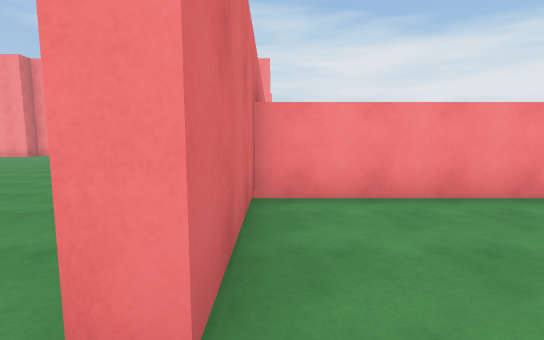
View 1 (above)

24 first-person views from a walk through a Unity game level. The camera is 1.5 m above the floor, tilts 6° down and sees 90° across. The floor is counted in squares, 2 m on a side. Each view is taken from the middle of a square. On the plan, view 1 faces up. The plan holds only what a view shows up to about 10 squares ahead; the rest is blank. The place goes on beyond the plan. The player is left out. Surface patterns are stand-ins for the level's own textures.

View 2
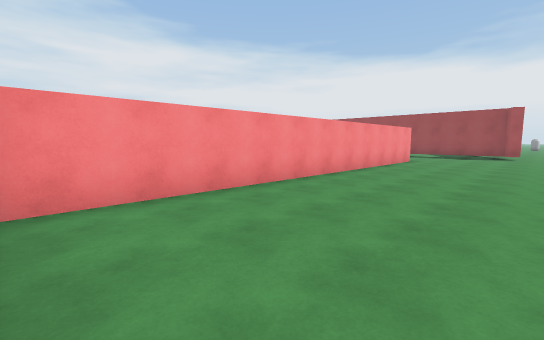

View 3
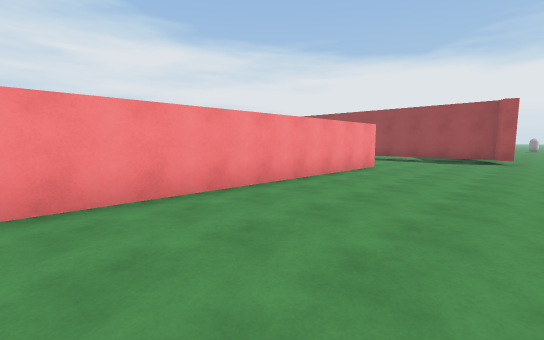

View 4
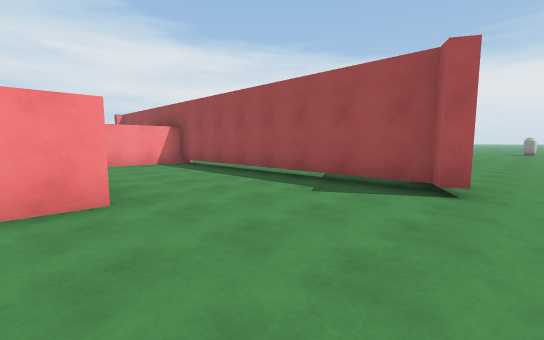

View 5
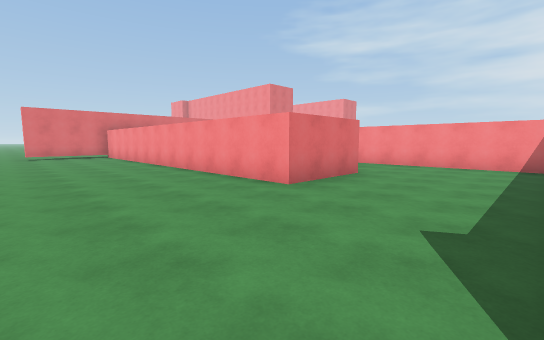

View 6
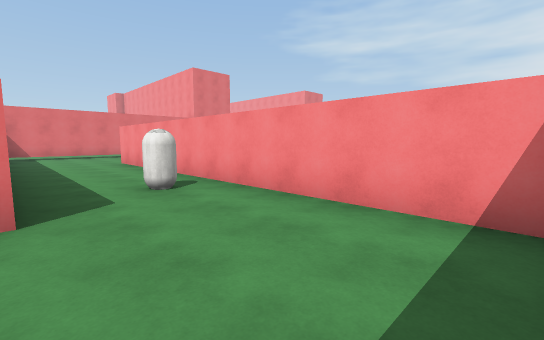

View 7
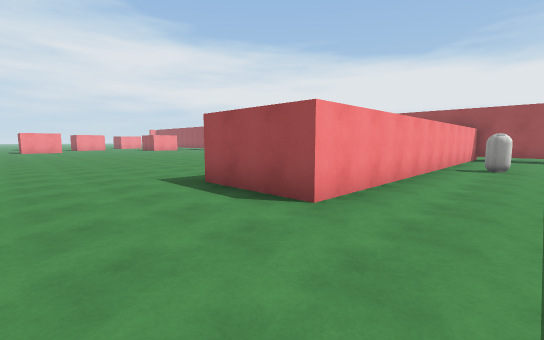

View 8
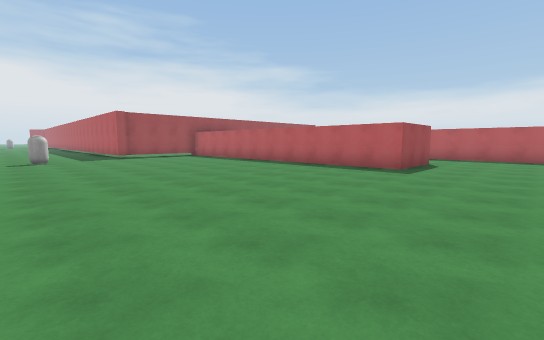

View 9
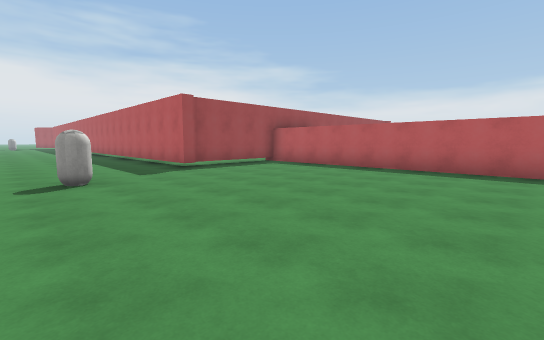

View 10
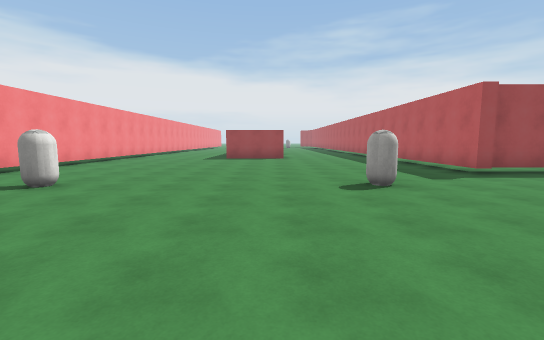

View 11
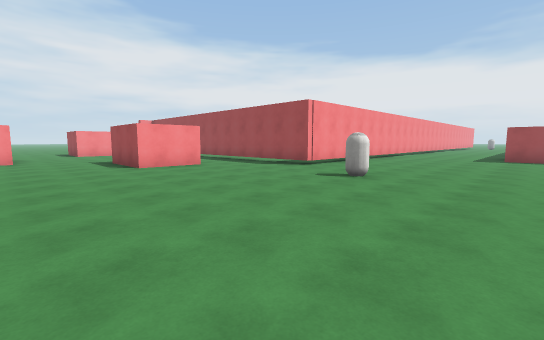

View 12
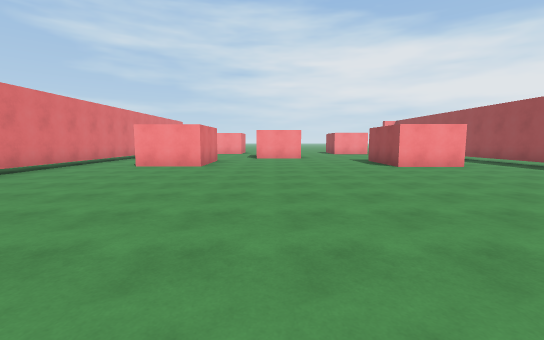

View 13
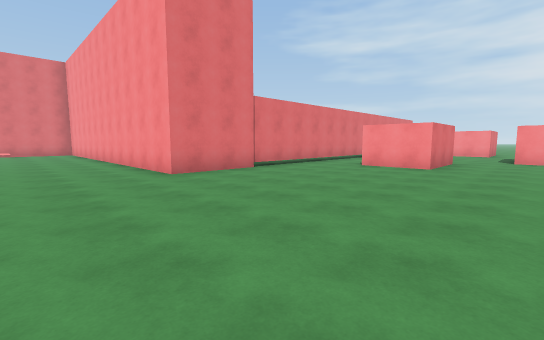

View 14
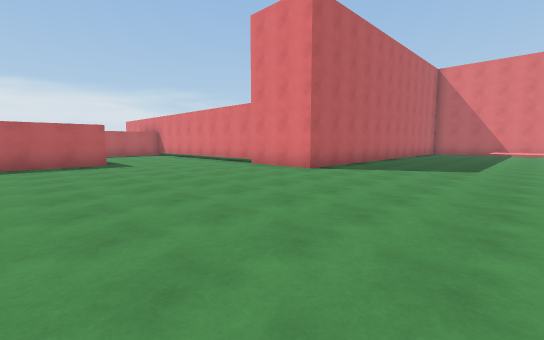

View 15
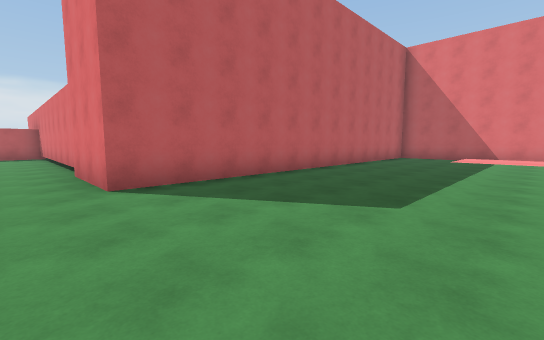

View 16
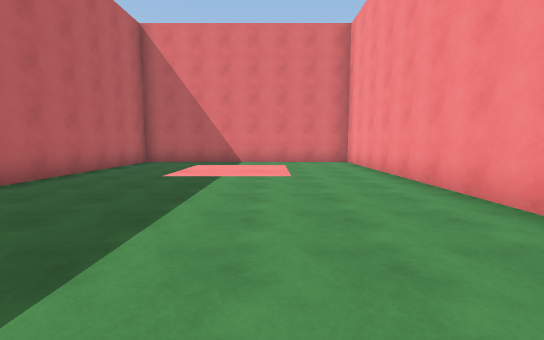

View 17
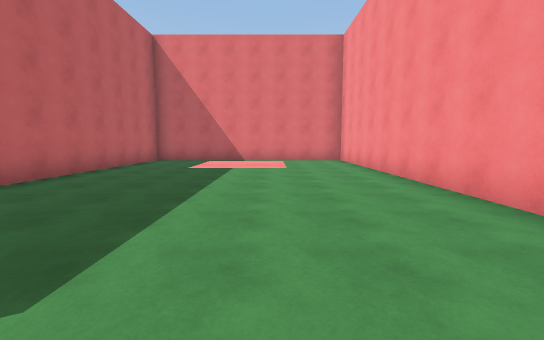

View 18
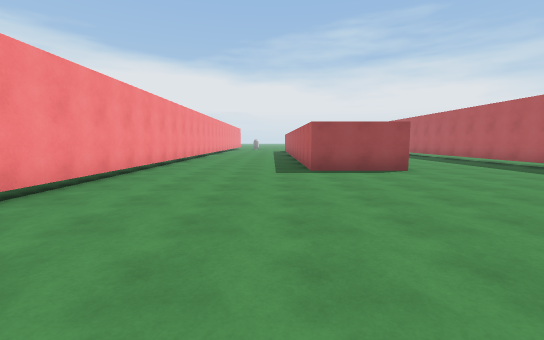

View 19
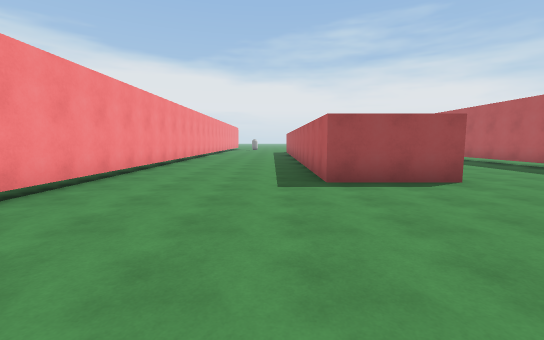

View 20
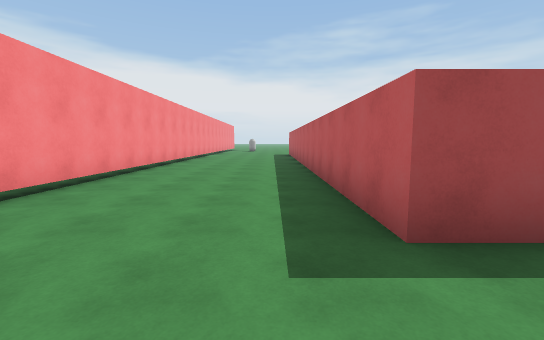

View 21
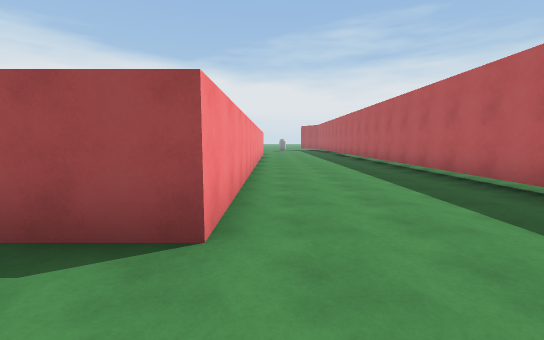

View 22
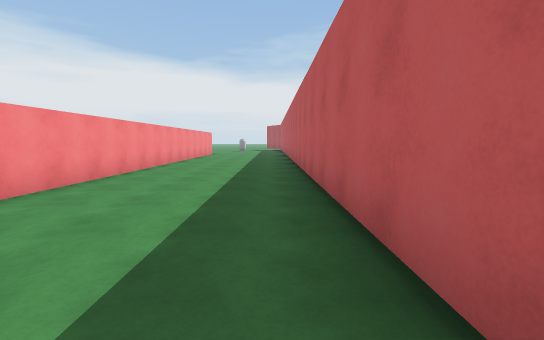

View 23
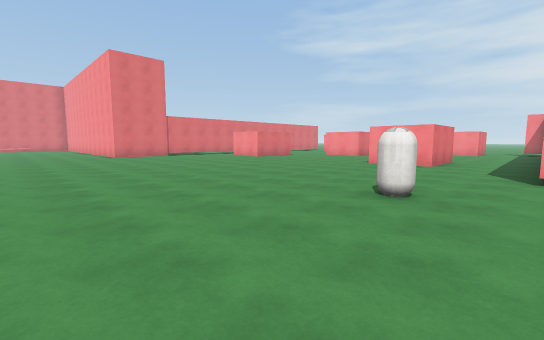

View 24
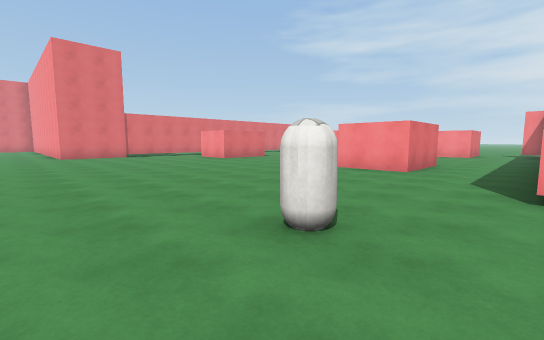

### Floor plan
Key: @ floor where view 1 was taken; # wall or solid block; . floor; ^ raised ledge; C capsule; T thing the floor can be seen under or through.
Columns run from 12 left of view 1 to 28 right of it. Each row starts with its distance up from view 1.
 33                 ..##..  ..
 32                 ....... ..
 31            .#. #......##..#
 30            .T. #......##..#
 29            .T.##......##..#
 28            .T.............#
 27            .T.............###############
 26             T............................
 25             #............................
 24 #############...........C................
 23 #........................................
 22 #...............................#########
 21 #.....^.........................#########
 20 #.....^.........................#########
 19 #........................................
 18 #........................C...............
 17 #........................................
 16 #############............................
 15             #..............##############
 14            ##..............#
 13            #...............#
 12            #...............#
 11            #....############
 10    ..      #....###########
  9    ...     #....############
  8     ...    #..........C....#
  7      ..      ..............#
  6       ..     ##       #....#
  5        ..    ##       #....#
  4         .. ############....#
  3          ..#...............#
  2           .#...............#
  1           .#...............#........
  0             @.......................

Where each view was taken, in squares from view 1:
view 1: 0 up, 0 right, facing up
view 2: 0 up, 0 right, facing up-right
view 3: 0 up, 3 right, facing up-right
view 4: 0 up, 10 right, facing up-right
view 5: 0 up, 14 right, facing up-left
view 6: 6 up, 14 right, facing up-left
view 7: 7 up, 1 right, facing up-right
view 8: 19 up, 1 right, facing down-right
view 9: 19 up, 7 right, facing down-right
view 10: 20 up, 8 right, facing right
view 11: 21 up, 7 right, facing up-right
view 12: 21 up, 6 right, facing up
view 13: 21 up, 6 right, facing up-left
view 14: 21 up, 6 right, facing down-left
view 15: 21 up, 1 right, facing down-left
view 16: 21 up, 2 left, facing left
view 17: 21 up, 1 left, facing left
view 18: 23 up, 13 right, facing right
view 19: 23 up, 15 right, facing right
view 20: 23 up, 18 right, facing right
view 21: 19 up, 18 right, facing right
view 22: 16 up, 18 right, facing right
view 23: 20 up, 14 right, facing up-left
view 24: 22 up, 14 right, facing up-left
